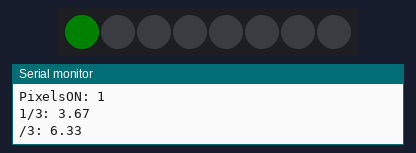
Simulated run of this sketch. Board: Arduino Uno, built with avr-gcc and run on an emulated ATmega328P. Shown: 8 RGB LEDs in strip order, left to right, the last lines printed to the serial monitor. Dim RGB values are drawn brighter than linear.

Above: at 1.1 s.
At 7.1 s:
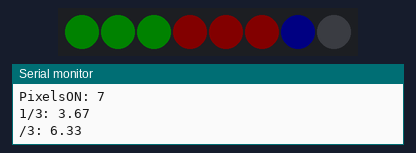
At 13.7 s:
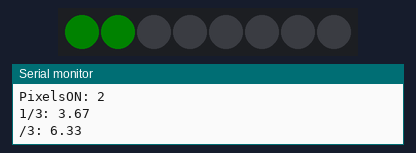
At 19.7 s:
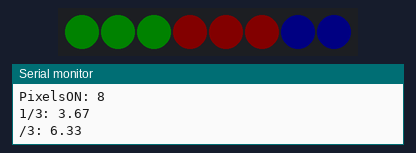
At 22.3 s:
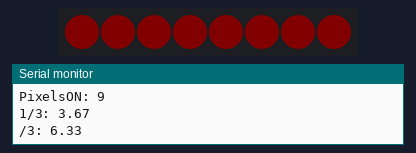
At 39.0 s:
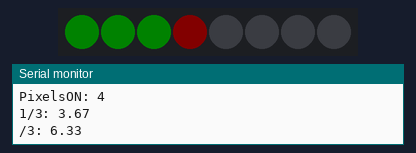
Timing chart, 0 to 40.0 s (numbered marks = the images above):
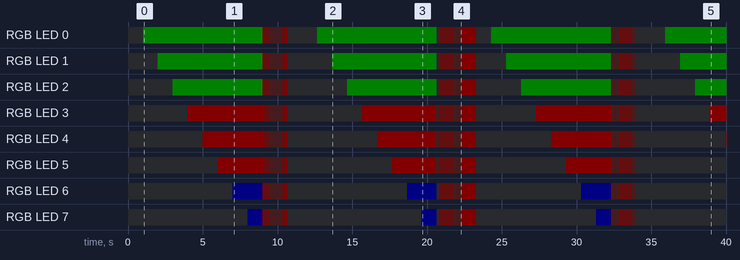

The sketch:

Tachomter.ino
```cpp
#include <Adafruit_NeoPixel.h>

//NeoPixel Control pin
#define NeoPIN 15 //GPIO 15
#define BRIGHTNESS 10 //sets brightness
#define flashDELAY 50 //sets flash speed in ms
const double NeoPIXELS = 8; //8 for one strip, 16 for 2

Adafruit_NeoPixel pixels(NeoPIXELS, NeoPIN, NEO_GRB + NEO_KHZ800);

const uint32_t off = pixels.Color(0, 0, 0);
const uint32_t green = pixels.Color(0, 150, 0);
const uint32_t yellow = pixels.Color(255, 255, 0);
const uint32_t red = pixels.Color(150, 0, 0);
const uint32_t blue = pixels.Color(0, 0, 150);

double _1_3pixels = (NeoPIXELS/3)+1;
double _2_3pixels = (2*NeoPIXELS/3)+1;

unsigned long flashTime;
int flash = 0;
int PixelsON = 0;

void setup() {
  Serial.begin(115200);
  while (!Serial);
  pixels.begin();
  pixels.setBrightness(BRIGHTNESS);
  flashTime = millis();

}

void loop() {
  //testing only
  Serial.print("PixelsON: ");
  Serial.println(PixelsON);
  Serial.print("1/3: ");
  Serial.println(_1_3pixels);
  Serial.print("/3: ");
  Serial.println(_2_3pixels);
  if (PixelsON > (NeoPIXELS + 1)) PixelsON = 0;
  if (PixelsON == (NeoPIXELS + 1)) {
    for (int i = 0; i<1000;i++){
      set_LEDs(PixelsON);
      delay(1);
    }
  } else {
    set_LEDs(PixelsON);
  }
  delay(1000);
  PixelsON++;
}

//input ranges from 0 -> (NeoPIXELS + 1)
void set_LEDs(int PixelsON){
  if ((millis()-flashTime) > flashDELAY) {
    flash = abs(flash-1);
    flashTime = millis();
  }
  if (PixelsON == 0) pixels.clear();
  else {
    //Green
    if (PixelsON < _1_3pixels) {
      for (int i = 0; i<PixelsON; i++) pixels.setPixelColor(i, green); //Pixels Green

    //Red
    } else if ((PixelsON > _1_3pixels)&& (PixelsON < _2_3pixels)) {
      for (int i = 0; i<int(_1_3pixels); i++) pixels.setPixelColor(i, green); //Pixels Green
      for (int i = int(_1_3pixels); i<PixelsON; i++) pixels.setPixelColor(i, red); //Pixels Red

    //Blue
    } else if (PixelsON > _2_3pixels && PixelsON<(NeoPIXELS + 1)) {
      for (int i = 0; i<int(_1_3pixels); i++) pixels.setPixelColor(i, green); //Pixels Green
      for (int i = int(_1_3pixels); i<int(_2_3pixels); i++) pixels.setPixelColor(i, red); //Pixels Red
      for (int i = int(_2_3pixels); i<PixelsON; i++) pixels.setPixelColor(i, blue); //Pixels Red

    //Flashing Red
    } else if (PixelsON == (NeoPIXELS + 1)) {
      if (flash == 1) for (int i = 0; i<NeoPIXELS; i++)pixels.setPixelColor(i, red); //Pixels Red
      else if (flash == 0) pixels.clear();

    //Something went wrong
    } else {
      for (int i = 0; i<NeoPIXELS; i++)pixels.setPixelColor(i, yellow); //Pixels yellow
    }
    for (int i = PixelsON; i<NeoPIXELS; i++) pixels.setPixelColor(i, off); //Pixels off
  }

  pixels.show();
}
```

Measured:
- what the display in image 0 shows lasts 1.0 s, from 1.0 s to 2.0 s
